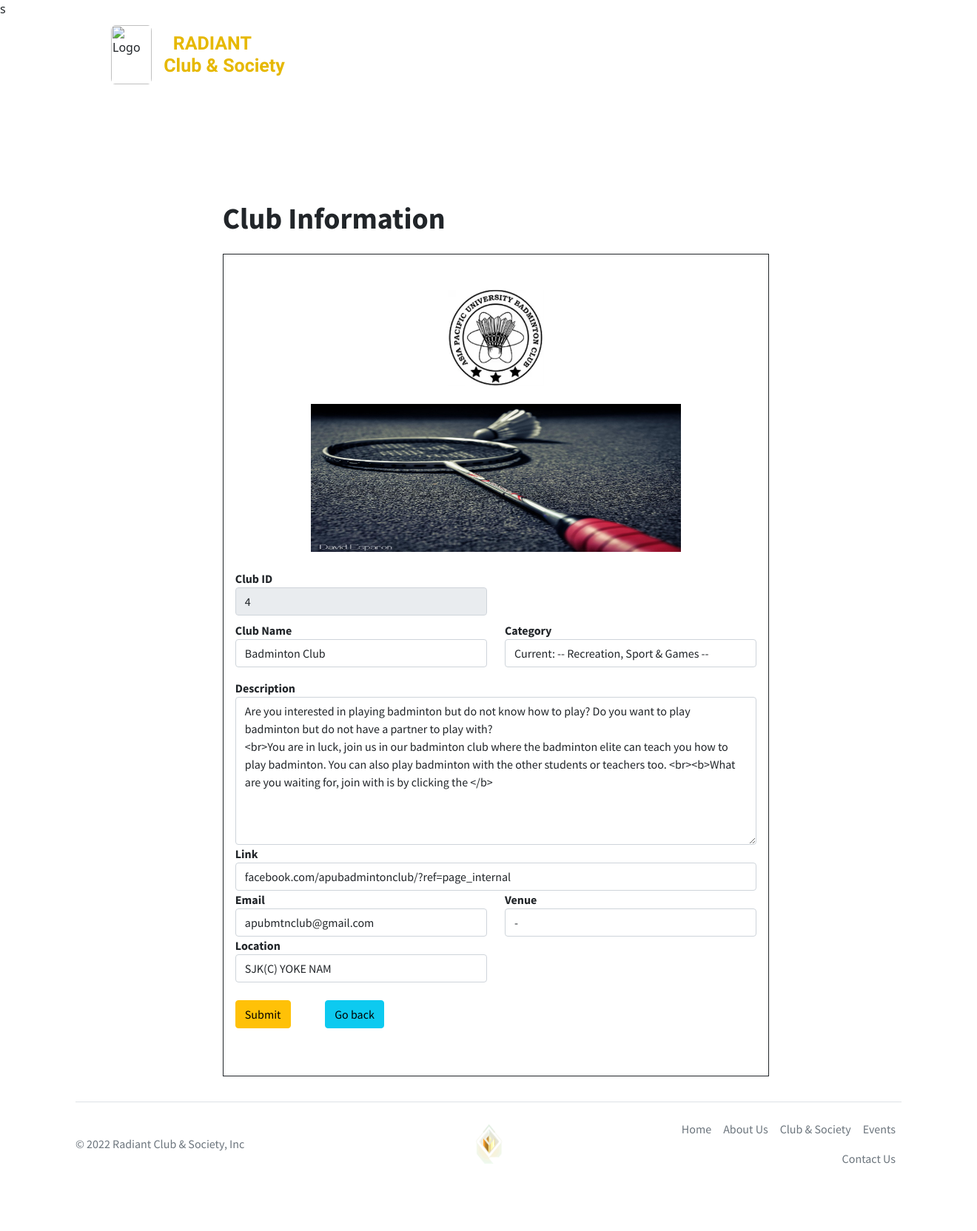
The app's page /ceditclub.php?id=4 with its own data.
### tables this page shows
CREATE TABLE `clubs` (
  `cid` int(11) NOT NULL,
  `cname` varchar(50) DEFAULT NULL,
  `cimage` varchar(255) DEFAULT NULL,
  `category` varchar(50) DEFAULT NULL,
  `content` varchar(2500) DEFAULT NULL,
  `wallpaper` varchar(255) DEFAULT NULL,
  `link` text DEFAULT NULL,
  `mail` varchar(255) DEFAULT NULL,
  `venue` varchar(255) DEFAULT NULL,
  `location` text DEFAULT NULL
);

### ceditclub.php (the view, shortened to what this page needs)
s<?php
    $servername = "localhost";
    $user = "root";
    $password = "";
    $dbase = "sdp";
    $conn = mysqli_connect($servername,$user,$password,$dbase);
    if(isset($_GET['id'])){
        $id = $_GET['id'];
    }else{
        die('id not provided');
    }
?>
<!DOCTYPE html>
<html lang="en">
<head>
    <link href="https://cdn.jsdelivr.net/npm/bootstrap@5.1.3/dist/css/bootstrap.min.css" rel="stylesheet">
    <link rel="stylesheet" href="https://cdnjs.cloudflare.com/ajax/libs/font-awesome/4.7.0/css/font-awesome.min.css">
</head>
<body>
    <div style="max-width: 1300px; margin: auto; padding: 10px;">
    <div class="container">
      <a class="d-flex align-items-center mb-3 mb-md-0 me-md-auto text-dark text-decoration-none" width="auto" height="auto">
        <svg class="bi me-2" width="40" height="32"><img onclick="location.href='index.php'" src="images/radiant_bg.png" style="border-radius: 10%;" alt="Logo" width="55" height="80"></svg>
        <h1 class="fs-4; a" onclick="location.href='index.php'"style="margin: 10px;font-weight: bold;">&nbsp;&nbsp;&nbsp;RADIANT<br>&nbsp;Club & Society</h1>
      </a>
    </div>
    </div>
    <div class="container rounded bg-white mb-5 content" style="font-family: Source Sans Pro,san-serif;">
    <div class="justify-content-center" style="width: 1300px; ">
        <div class="border-right">
            <div class="d-flex flex-column align-items-center text-center p-3 py-5">
            </div>
            </div>
            <?php
                $sql_query = "SELECT * FROM clubs WHERE cid = $id";
                $result = mysqli_query($conn, $sql_query);
                while ($row = mysqli_fetch_array($result)) {
            ?>
        <div class="col-md-7 content">
             <div class="d-flex justify-content-between align-items-center mb-3">
                <h4 class="text-right" style="font-size:2.5rem"><b>Club Information</b></h4>
            </div>
            <div class="p-3 py-5 border border-dark">
            <img class="d-block mx-auto mb-4" src="<?php echo 'clubsimages/' .$row["cimage"]; ?>" alt="" width="130" height="130">
            <img class="d-block mx-auto mb-4" src="<?php echo 'clubswallpaper/' .$row["wallpaper"]; ?>" alt="" width="500" height="200">
            <form action="./cclubmodify.php?id=<?=$id ?>" method="POST" onSubmit="return validate();">
                <div class="row mt-2">
                  <div class="col-md-6">
                      <label class="labels">Club ID</label>
                      <input type="text" name="idnum" class="form-control" placeholder="" readonly value="<?= $row["cid"]?>">
                  </div>
                </div>
                <div class="row mt-2">
                    <div class="col-md-6">
                        <label class="labels">Club Name</label>
                        <input type="text" name="clubname" class="form-control"  placeholder="" value="<?= $row["cname"]?>" >
                    </div>
                    <div class="col-md-6">
                        <label class="labels">Category</label>
                        <select id="category" name="category" class="form-control" value="">
                            <option value="<?= $row["category"]?>" selected="true" hidden>Current: -- <?= $row["category"]?> --</option>
                        </select>
                    </div>
                    <div class="col-md-6">
                    </div>
                    <div class="col-md-6">
                    </div>
                    <div class="col-md-12">
                        <label class="labels">Description</label>
                        <textarea type="text" name="content" class="form-control" placeholder="" style="height:200px" value=""><?= $row["content"]?></textarea>
                    </div>
                    <div class="col-md-12">
                        <label class="labels">Link</label>
                        <input type="text" name="link" class="form-control" placeholder="" value="<?= $row["link"]?>" >
                    </div>
                    <div class="col-md-6">
                        <label class="labels">Email</label>
                        <input type="text" name="email" class="form-control" placeholder="" value="<?= $row["mail"]?>" >
                    </div>
                    <div class="col-md-6">
                        <label class="labels">Venue</label>
                        <input type="text" name="venue" class="form-control" placeholder="" value="<?= $row["venue"]?>" >
                    </div>
                    <div class="col-md-6">
                        <label class="labels">Location</label>
                        <input type="text" name="location" class="form-control" value="<?= $row["location"]?>">
                    </div>
                    <div class="col-md-6">
                    </div>
                    <div class="col-md-2">
                    <br>
                    <input class="btn btn-warning" type="submit" value="Submit"></button>
                    </div>
                    <div class="col-md-2">
                            <br>
                            <input type="button" class="btn btn-info" value="Go back" onclick="history.back()">
                        </div>
                </div>
    </div>
                <?php
        }
        ?>
            </div>
        </div>
    <div class="container">
      <footer class="d-flex flex-wrap justify-content-between align-items-center py-3 my-4 border-top">
        <p class="col-md-4 mb-0 text-muted">© 2022 Radiant Club & Society, Inc</p>
        <a class="col-md-4 d-flex align-items-center justify-content-center mb-3 mb-md-0 me-md-auto link-dark text-decoration-none">
          <img src="images/radiant.png" style="border-radius: 10%;" alt="Logo" width="55" height="55">
        </a>
        <ul class="nav col-md-4 justify-content-end">
          <li class="nav-item"><a href="index.php" class="nav-link px-2 text-muted">Home</a></li>
          <li class="nav-item"><a href="about.php" class="nav-link px-2 text-muted">About Us</a></li>
          <li class="nav-item"><a href="clubs.php?id=" class="nav-link px-2 text-muted">Club & Society</a></li>
          <li class="nav-item"><a href="events.php" class="nav-link px-2 text-muted">Events</a></li>
          <li class="nav-item"><a href="contact.php" class="nav-link px-2 text-muted">Contact Us</a></li>
        </ul>
      </footer>
    </div>
</body>
</html>

### ceditclub.php (style rules this page uses)
h1.a { font-family: "Capriola", sans-serif; color: #e6b800; font-size: 25px; }
.content { max-width: 1300px; margin: auto; padding: 10px; }
label { font-weight: bold; }

### records on screen
clubs: cimage (picture), wallpaper (picture), idnum "4", clubname "Badminton Club", content "Are you interested in playing badminton but do not know how to play? Do you want to play badminton but do not have a partner to play with? <br>You are in luck, join us in our badminton club where the badminton elite can teach you how to play badminton. You can also play badminton with the other students or teachers too. <br><b>What are you waiting for, join with is by clicking the </b>", link "facebook.com/apubadmintonclub/?ref=page_internal", email "apubmtnclub@gmail.com", venue "-", location "SJK(C) YOKE NAM"
